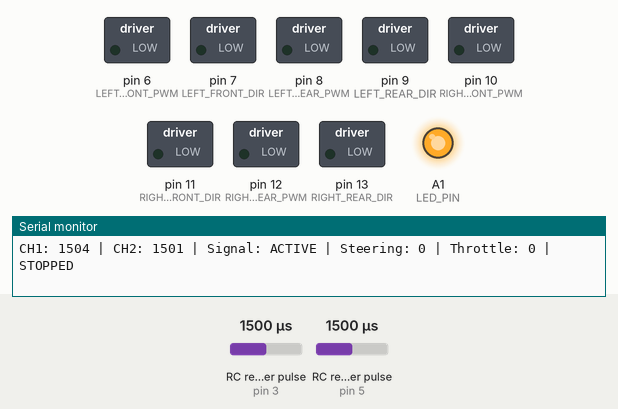
Simulated run of this sketch. Board: Arduino Uno, built with avr-gcc and run on an emulated ATmega328P. Shown: switched loads named in the sketch (green lamp = pin HIGH), output pins drawn as LEDs (lit = HIGH), the last lines printed to the serial monitor. Wiring (inferred from the names in the program): 2 × RC receiver channel: data pin 3 / data pin 5. The test bench sets the inputs (shaded band); at power-on: RC receiver pulse (sensors on pin 3, pin 5) 1500 µs.

Above: at 2.5 s.
2.6 s: RC receiver pulse (sensor on pin 3) set to 1457 µs
4.1 s: RC receiver pulse (sensor on pin 3) set to 1440 µs
At 4.4 s:
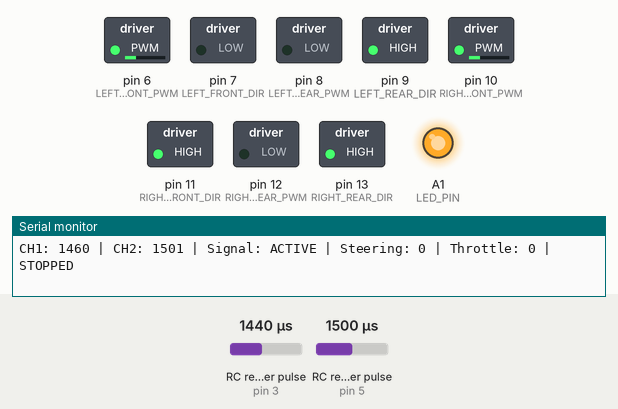
5.6 s: RC receiver pulse (sensor on pin 5) set to 1411 µs
8.1 s: RC receiver pulse (sensor on pin 5) set to 1388 µs
At 9.3 s:
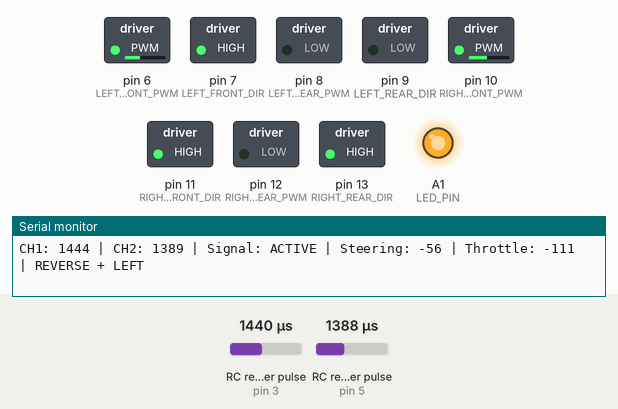
9.6 s: RC receiver pulse (sensor on pin 3) set to 1579 µs
At 10.3 s:
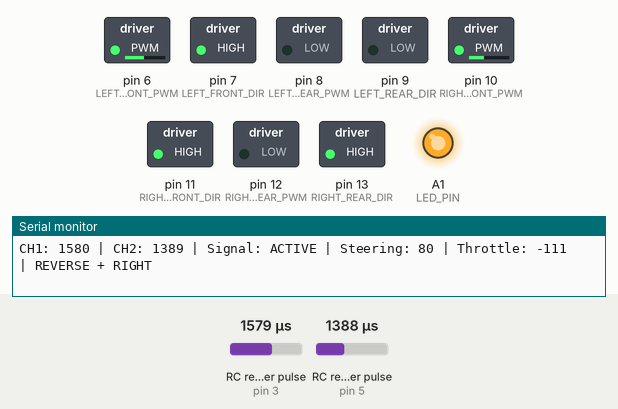
11.8 s: RC receiver pulse (sensor on pin 3) set to 1596 µs
At 13.1 s:
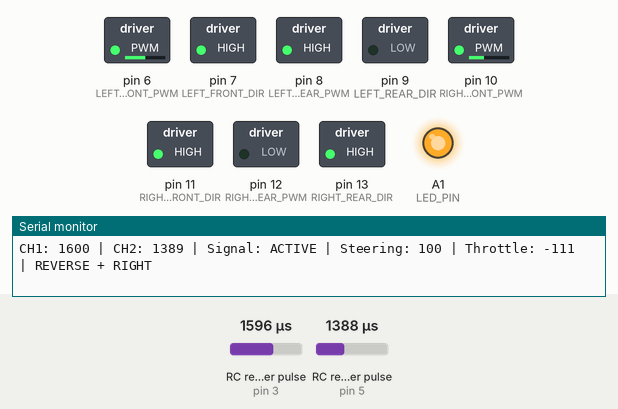
Timing chart, 0 to 14.3 s (numbered marks = the images above; inputs shaded):
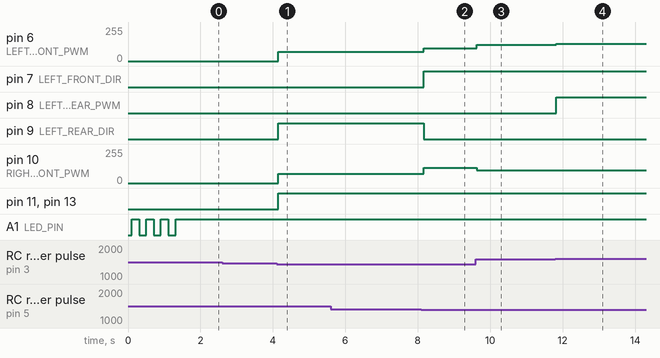

Measured:
- the behaviour switches between 1448 and 1447 µs on RC receiver pulse (sensor on pin 3) (found by bisection; images 0 and 1)
- the behaviour switches between 1400 and 1399 µs on RC receiver pulse (sensor on pin 5) (found by bisection; images 1 and 2)
- the behaviour switches between 1595 and 1596 µs on RC receiver pulse (sensor on pin 3) (found by bisection; images 3 and 4)
- after the input at 4.1 s, pin 6 (LEFT_FRONT_PWM), pin 10 (RIGHT_FRONT_PWM): 0/255 → 68/255 at once; pin 9 (LEFT_REAR_DIR), pin 11 (RIGHT_FRONT_DIR), pin 13 (RIGHT_REAR_DIR): LOW → HIGH at once
- after the input at 8.1 s, pin 6 (LEFT_FRONT_PWM): 68/255 → 95/255 after 0.06 s; pin 7 (LEFT_FRONT_DIR): LOW → HIGH after 0.06 s; pin 9 (LEFT_REAR_DIR): HIGH → LOW after 0.06 s; pin 10 (RIGHT_FRONT_PWM): 68/255 → 113/255 after 0.06 s
- after the input at 9.6 s, pin 6 (LEFT_FRONT_PWM): 95/255 → 121/255 at once; pin 10 (RIGHT_FRONT_PWM): 113/255 → 95/255 at once
- after the input at 11.8 s, pin 6 (LEFT_FRONT_PWM): 121/255 → 128/255 at once; pin 8 (LEFT_REAR_PWM): LOW → HIGH at once
- by itself, A1 (LED_PIN): alternates HIGH for 0.20 s and LOW for 0.20 s, 6 changes in all, then stays HIGH

The sketch:

fsia6b_UNO_skidsteer.ino
```cpp
// the L298N drivers and the uno all need to share the same ground connection.

/*
 * RC Car Differential Drive Controller
 * FS-i6B Receiver with Dual L298N Motor Drivers
 *
 * Hardware Connections:
 * FS-i6B Receiver:
 * - CH1 → Pin 3 (Steering)
 * - CH2 → Pin 5 (Throttle)
 * - 5V → Arduino 5V
 * - GND → Arduino GND
 *
 * LEFT L298N Driver (ENA/ENB jumpered):
 * - IN1 → Pin 6 (Left Front PWM)
 * - IN2 → Pin 7 (Left Front Direction)
 * - IN3 → Pin 8 (Left Rear PWM)
 * - IN4 → Pin 9 (Left Rear Direction)
 *
 * RIGHT L298N Driver (ENA/ENB jumpered):
 * - IN1 → Pin 10 (Right Front PWM)
 * - IN2 → Pin 11 (Right Front Direction)
 * - IN3 → Pin 12 (Right Rear PWM)
 * - IN4 → Pin 13 (Right Rear Direction)
 *
 * Status LED → Pin A1
 */

// Pin definitions
const int CH1_PIN = 3;   // Steering (Right stick horizontal)
const int CH2_PIN = 5;   // Throttle (Right stick vertical)
const int LED_PIN = A1;  // Status LED

// Left motor driver pins (ENA/ENB are jumpered on your drivers)
const int LEFT_FRONT_PWM = 6;     // IN1 (used as PWM)
const int LEFT_FRONT_DIR = 7;     // IN2 (used as direction)
const int LEFT_REAR_PWM = 8;      // IN3 (used as PWM)
const int LEFT_REAR_DIR = 9;      // IN4 (used as direction)

// Right motor driver pins (ENA/ENB are jumpered on your drivers)
const int RIGHT_FRONT_PWM = 10;   // IN1 (used as PWM)
const int RIGHT_FRONT_DIR = 11;   // IN2 (used as direction)
const int RIGHT_REAR_PWM = 12;    // IN3 (used as PWM)
const int RIGHT_REAR_DIR = 13;    // IN4 (used as direction)

// RC signal variables
volatile int ch1_value = 1500;  // Steering
volatile int ch2_value = 1500;  // Throttle
volatile unsigned long ch1_start = 0;
volatile bool ch1_updated = false;

// Control variables
const int DEADZONE = 50;        // Deadzone around center (1500)
const int STOP_THRESHOLD = 30;  // Minimum speed to actually move motors
const int MAX_SPEED = 255;      // Maximum motor speed
const int MIN_SPEED = 0;        // Minimum motor speed
const float TURN_SENSITIVITY = 0.8; // Turning sensitivity (reduced for better control)

// Timing variables
unsigned long lastCH2Read = 0;
unsigned long lastSignalTime = 0;
bool signalActive = false;

void setup() {
  Serial.begin(9600);

  // Setup receiver pins
  pinMode(CH1_PIN, INPUT_PULLUP);
  pinMode(CH2_PIN, INPUT_PULLUP);
  pinMode(LED_PIN, OUTPUT);

  // Setup motor driver pins - using original pin configuration
  pinMode(LEFT_FRONT_PWM, OUTPUT);
  pinMode(LEFT_FRONT_DIR, OUTPUT);
  pinMode(LEFT_REAR_PWM, OUTPUT);
  pinMode(LEFT_REAR_DIR, OUTPUT);

  pinMode(RIGHT_FRONT_PWM, OUTPUT);
  pinMode(RIGHT_FRONT_DIR, OUTPUT);
  pinMode(RIGHT_REAR_PWM, OUTPUT);
  pinMode(RIGHT_REAR_DIR, OUTPUT);

  // Initialize all motors to stopped
  stopAllMotors();

  // Attach interrupt for CH1
  attachInterrupt(digitalPinToInterrupt(CH1_PIN), ch1_interrupt, CHANGE);

  Serial.println("=== RC Car Differential Drive Controller - TURNING FIXED ===");
  Serial.println("CH1: Steering | CH2: Throttle");
  Serial.println("Ready for RC control!");
  Serial.println("==================================================");

  // LED startup sequence
  for(int i = 0; i < 3; i++) {
    digitalWrite(LED_PIN, HIGH);
    delay(200);
    digitalWrite(LED_PIN, LOW);
    delay(200);
  }
}

void loop() {
  // Read CH2 using pulseIn
  if (millis() - lastCH2Read > 25) {
    int newCH2 = pulseIn(CH2_PIN, HIGH, 25000);
    if (newCH2 > 800 && newCH2 < 2200) {
      ch2_value = newCH2;
      lastSignalTime = millis();
      signalActive = true;
    }
    lastCH2Read = millis();
  }

  // Check CH1 updates
  if (ch1_updated) {
    lastSignalTime = millis();
    signalActive = true;
    ch1_updated = false;
  }

  // Control LED and motors based on signal
  if (millis() - lastSignalTime < 200) {
    digitalWrite(LED_PIN, HIGH);
    processRCInput();
  } else {
    digitalWrite(LED_PIN, LOW);
    stopAllMotors();
    signalActive = false;
  }

  // Debug output
  printDebugInfo();

  delay(20);  // 50Hz update rate
}

void processRCInput() {
  // Map RC values to motor control values
  // CH1 (steering): 1000-2000 → -500 to +500
  // CH2 (throttle): 1000-2000 → -500 to +500

  int steering = map(ch1_value, 1000, 2000, -500, 500);
  int throttle = map(ch2_value, 1000, 2000, -500, 500);

  // Apply deadzone
  if (abs(steering) < DEADZONE) steering = 0;
  if (abs(throttle) < DEADZONE) throttle = 0;

  // Calculate differential drive with FIXED turning logic
  float leftSpeed = throttle;
  float rightSpeed = throttle;

  // Apply differential steering with SWAPPED logic (joystick right = turn right)
  if (steering != 0) {
    float steerAmount = abs(steering) * TURN_SENSITIVITY;

    if (steering > 0) {
      // Joystick RIGHT = Turn LEFT - LEFT motors should slow down/reverse, RIGHT motors continue
      if (abs(throttle) < 100) {
        // Pivot turn when throttle is low
        leftSpeed = -steerAmount;   // Left motors reverse
        rightSpeed = steerAmount;   // Right motors forward
      } else {
        // Normal turn - reduce left motor speed, right stays same
        rightSpeed = throttle;      // Right motors keep their speed
        leftSpeed = throttle - steerAmount; // Left motors slow down
        // Keep left speed from going negative unless we want to pivot
        if (throttle > 0 && leftSpeed < 0) leftSpeed = 0;
        if (throttle < 0 && leftSpeed > 0) leftSpeed = 0;
      }
    } else {
      // Joystick LEFT = Turn RIGHT - RIGHT motors should slow down/reverse, LEFT motors continue
      if (abs(throttle) < 100) {
        // Pivot turn when throttle is low
        rightSpeed = -steerAmount;  // Right motors reverse
        leftSpeed = steerAmount;    // Left motors forward
      } else {
        // Normal turn - reduce right motor speed, left stays same
        leftSpeed = throttle;       // Left motors keep their speed
        rightSpeed = throttle - steerAmount;  // Right motors slow down
        // Keep right speed from going negative unless we want to pivot
        if (throttle > 0 && rightSpeed < 0) rightSpeed = 0;
        if (throttle < 0 && rightSpeed > 0) rightSpeed = 0;
      }
    }
  }

  // Constrain speeds to valid range
  leftSpeed = constrain(leftSpeed, -500, 500);
  rightSpeed = constrain(rightSpeed, -500, 500);

  // Control motors with corrected logic
  controlLeftMotors((int)leftSpeed);
  controlRightMotors((int)rightSpeed);
}

void controlLeftMotors(int speed) {
  if (abs(speed) < STOP_THRESHOLD) {
    // Stop left motors completely
    analogWrite(LEFT_FRONT_PWM, 0);
    analogWrite(LEFT_REAR_PWM, 0);
    digitalWrite(LEFT_FRONT_DIR, LOW);
    digitalWrite(LEFT_REAR_DIR, LOW);
  } else {
    // Convert speed to PWM value
    int pwmValue = map(abs(speed), 0, 500, 50, MAX_SPEED);

    if (speed > 0) {
      // Forward direction - FLIPPED because left motors were going backward when they should go forward
      digitalWrite(LEFT_FRONT_DIR, LOW);   // Flipped from HIGH
      digitalWrite(LEFT_REAR_DIR, HIGH);   // Flipped from LOW
    } else {
      // Reverse direction - FLIPPED because left motors were going forward when they should go backward
      digitalWrite(LEFT_FRONT_DIR, HIGH);  // Flipped from LOW
      digitalWrite(LEFT_REAR_DIR, LOW);    // Flipped from HIGH
    }

    // Set PWM speed
    analogWrite(LEFT_FRONT_PWM, pwmValue);
    analogWrite(LEFT_REAR_PWM, pwmValue);
  }
}

void controlRightMotors(int speed) {
  if (abs(speed) < STOP_THRESHOLD) {
    // Stop right motors completely
    analogWrite(RIGHT_FRONT_PWM, 0);
    analogWrite(RIGHT_REAR_PWM, 0);
    digitalWrite(RIGHT_FRONT_DIR, LOW);
    digitalWrite(RIGHT_REAR_DIR, LOW);
  } else {
    // Convert speed to PWM value
    int pwmValue = map(abs(speed), 0, 500, 50, MAX_SPEED);

    if (speed > 0) {
      // Forward direction - RIGHT MOTORS WERE CORRECT FOR FORWARD/BACKWARD
      digitalWrite(RIGHT_FRONT_DIR, LOW);  // Keep same - was correct
      digitalWrite(RIGHT_REAR_DIR, LOW);   // Keep same - was correct
    } else {
      // Reverse direction - RIGHT MOTORS WERE CORRECT FOR FORWARD/BACKWARD
      digitalWrite(RIGHT_FRONT_DIR, HIGH); // Keep same - was correct
      digitalWrite(RIGHT_REAR_DIR, HIGH);  // Keep same - was correct
    }

    // Set PWM speed
    analogWrite(RIGHT_FRONT_PWM, pwmValue);
    analogWrite(RIGHT_REAR_PWM, pwmValue);
  }
}

void stopAllMotors() {
  // Set all PWM outputs to 0
  analogWrite(LEFT_FRONT_PWM, 0);
  analogWrite(LEFT_REAR_PWM, 0);
  analogWrite(RIGHT_FRONT_PWM, 0);
  analogWrite(RIGHT_REAR_PWM, 0);

  // Set all direction pins to LOW
  digitalWrite(LEFT_FRONT_DIR, LOW);
  digitalWrite(LEFT_REAR_DIR, LOW);
  digitalWrite(RIGHT_FRONT_DIR, LOW);
  digitalWrite(RIGHT_REAR_DIR, LOW);
}

void ch1_interrupt() {
  int trigger = digitalRead(CH1_PIN);
  if (trigger == 1) {
    ch1_start = micros();
  } else if (trigger == 0) {
    ch1_value = micros() - ch1_start;
    ch1_updated = true;
  }
}

void printDebugInfo() {
  static unsigned long lastPrint = 0;

  if (millis() - lastPrint > 500) {  // Print every 500ms
    Serial.print("CH1: ");
    Serial.print(ch1_value);
    Serial.print(" | CH2: ");
    Serial.print(ch2_value);
    Serial.print(" | Signal: ");
    Serial.print(signalActive ? "ACTIVE" : "LOST");

    // Show control state
    int steering = map(ch1_value, 1000, 2000, -500, 500);
    int throttle = map(ch2_value, 1000, 2000, -500, 500);

    if (abs(steering) < DEADZONE) steering = 0;
    if (abs(throttle) < DEADZONE) throttle = 0;

    Serial.print(" | Steering: ");
    Serial.print(steering);
    Serial.print(" | Throttle: ");
    Serial.print(throttle);

    // Show movement
    if (signalActive) {
      if (throttle > 50) {
        Serial.print(" | FORWARD");
      } else if (throttle < -50) {
        Serial.print(" | REVERSE");
      } else {
        Serial.print(" | STOPPED");
      }

      if (steering > 50) {
        Serial.print(" + RIGHT");
      } else if (steering < -50) {
        Serial.print(" + LEFT");
      }
    }

    Serial.println();
    lastPrint = millis();
  }
}
```
